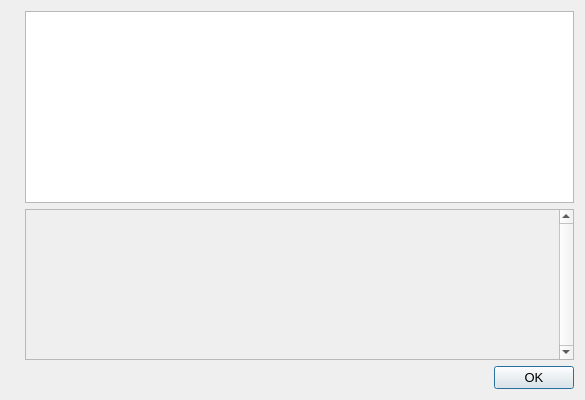
<?xml version="1.0" encoding="UTF-8"?>
<ui version="4.0">
 <class>HelpMessageDialog</class>
 <widget class="QDialog" name="HelpMessageDialog">
  <property name="geometry">
   <rect>
    <x>0</x>
    <y>0</y>
    <width>585</width>
    <height>400</height>
   </rect>
  </property>
  <property name="font">
   <font>
    <pointsize>10</pointsize>
   </font>
  </property>
  <property name="windowTitle">
   <string notr="true">BlacerCoin Core - Command-line options</string>
  </property>
  <layout class="QHBoxLayout" name="horizontalLayout_2">
   <item>
    <widget class="QLabel" name="graphic">
     <property name="sizePolicy">
      <sizepolicy hsizetype="Preferred" vsizetype="Ignored">
       <horstretch>0</horstretch>
       <verstretch>0</verstretch>
      </sizepolicy>
     </property>
     <property name="pixmap">
      <pixmap resource="../blacercoin.qrc">:/images/about</pixmap>
     </property>
    </widget>
   </item>
   <item>
    <layout class="QVBoxLayout" name="verticalLayout">
     <item>
      <widget class="QTextEdit" name="helpMessage">
       <property name="readOnly">
        <bool>true</bool>
       </property>
      </widget>
     </item>
     <item>
      <widget class="QScrollArea" name="scrollArea">
       <property name="verticalScrollBarPolicy">
        <enum>Qt::ScrollBarAlwaysOn</enum>
       </property>
       <property name="widgetResizable">
        <bool>true</bool>
       </property>
       <widget class="QWidget" name="scrollAreaWidgetContents">
        <property name="geometry">
         <rect>
          <x>0</x>
          <y>0</y>
          <width>476</width>
          <height>150</height>
         </rect>
        </property>
        <layout class="QVBoxLayout" name="verticalLayout_2">
         <item>
          <widget class="QLabel" name="aboutMessage">
           <property name="cursor">
            <cursorShape>IBeamCursor</cursorShape>
           </property>
           <property name="textFormat">
            <enum>Qt::PlainText</enum>
           </property>
           <property name="alignment">
            <set>Qt::AlignLeading|Qt::AlignLeft|Qt::AlignTop</set>
           </property>
           <property name="openExternalLinks">
            <bool>true</bool>
           </property>
           <property name="textInteractionFlags">
            <set>Qt::LinksAccessibleByMouse|Qt::TextSelectableByKeyboard|Qt::TextSelectableByMouse</set>
           </property>
          </widget>
         </item>
        </layout>
       </widget>
      </widget>
     </item>
     <item>
      <widget class="QDialogButtonBox" name="okButton">
       <property name="orientation">
        <enum>Qt::Horizontal</enum>
       </property>
       <property name="standardButtons">
        <set>QDialogButtonBox::Ok</set>
       </property>
      </widget>
     </item>
    </layout>
   </item>
  </layout>
 </widget>
 <resources>
  <include location="../blacercoin.qrc"/>
 </resources>
 <connections>
  <connection>
   <sender>okButton</sender>
   <signal>accepted()</signal>
   <receiver>HelpMessageDialog</receiver>
   <slot>accept()</slot>
   <hints>
    <hint type="sourcelabel">
     <x>20</x>
     <y>20</y>
    </hint>
    <hint type="destinationlabel">
     <x>20</x>
     <y>20</y>
    </hint>
   </hints>
  </connection>
  <connection>
   <sender>okButton</sender>
   <signal>rejected()</signal>
   <receiver>HelpMessageDialog</receiver>
   <slot>reject()</slot>
   <hints>
    <hint type="sourcelabel">
     <x>20</x>
     <y>20</y>
    </hint>
    <hint type="destinationlabel">
     <x>20</x>
     <y>20</y>
    </hint>
   </hints>
  </connection>
 </connections>
</ui>
